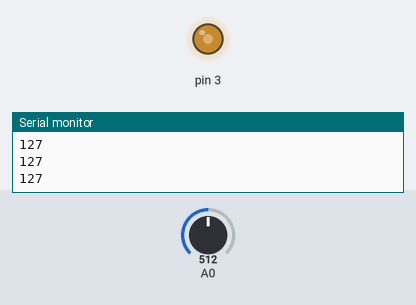
Simulated run of this sketch. Board: Arduino Uno, built with avr-gcc and run on an emulated ATmega328P. Shown: output pins drawn as LEDs (lit = HIGH), the last lines printed to the serial monitor. Inputs (shaded band) come from the test bench; at power-on: A0 = 512.

Above: at 1.2 s.
1.3 s: A0 set to 716
At 2.3 s:
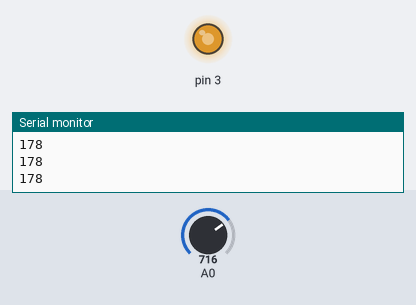
2.9 s: A0 set to 900
At 3.6 s:
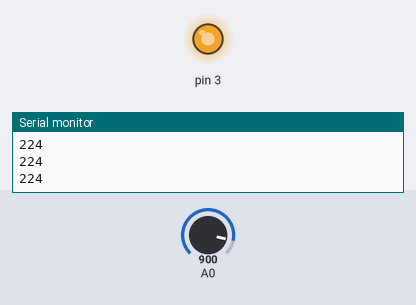
4.5 s: A0 set to 122
At 4.9 s:
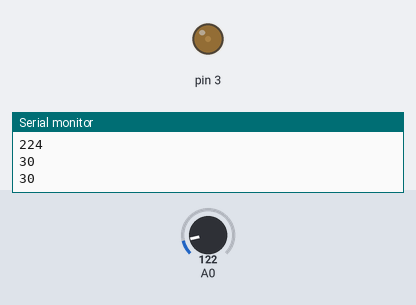
6.1 s: A0 set to 0
At 7.4 s:
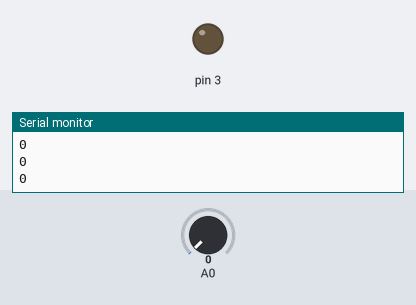
7.7 s: A0 set to 511
At 8.7 s:
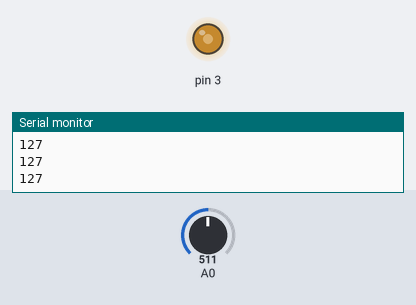
Timing chart, 0 to 10.3 s (numbered marks = the images above; inputs shaded):
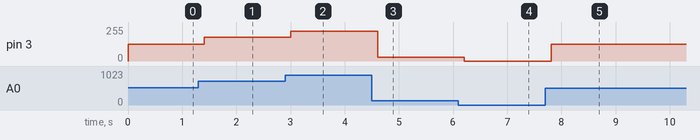

Measured:
- after the input at 1.3 s, pin 3: 127/255 → 178/255 after 0.10 s
- after the input at 2.9 s, pin 3: 178/255 → 224/255 after 0.11 s
- after the input at 4.5 s, pin 3: 224/255 → 30/255 after 0.11 s
- after the input at 6.1 s, pin 3: 30/255 → 0/255 after 0.11 s
- after the input at 7.7 s, pin 3: 0/255 → 127/255 after 0.11 s

The sketch:

analogRead.ino
```cpp
int SensorRead=0;
int NewData=0;
void setup()
{
  Serial.begin(9600); //设置波特率

}

void loop()
{
  SensorRead=analogRead(A0);  //读取A0的数字量
  NewData=map(SensorRead,0,1023,0,255);//约束函数,把0到1023转换成0到255
  Serial.println(NewData); //打印出来
  analogWrite(3, NewData);  //模拟量的写入，控制灯的亮度
  delay(200);
}
```
